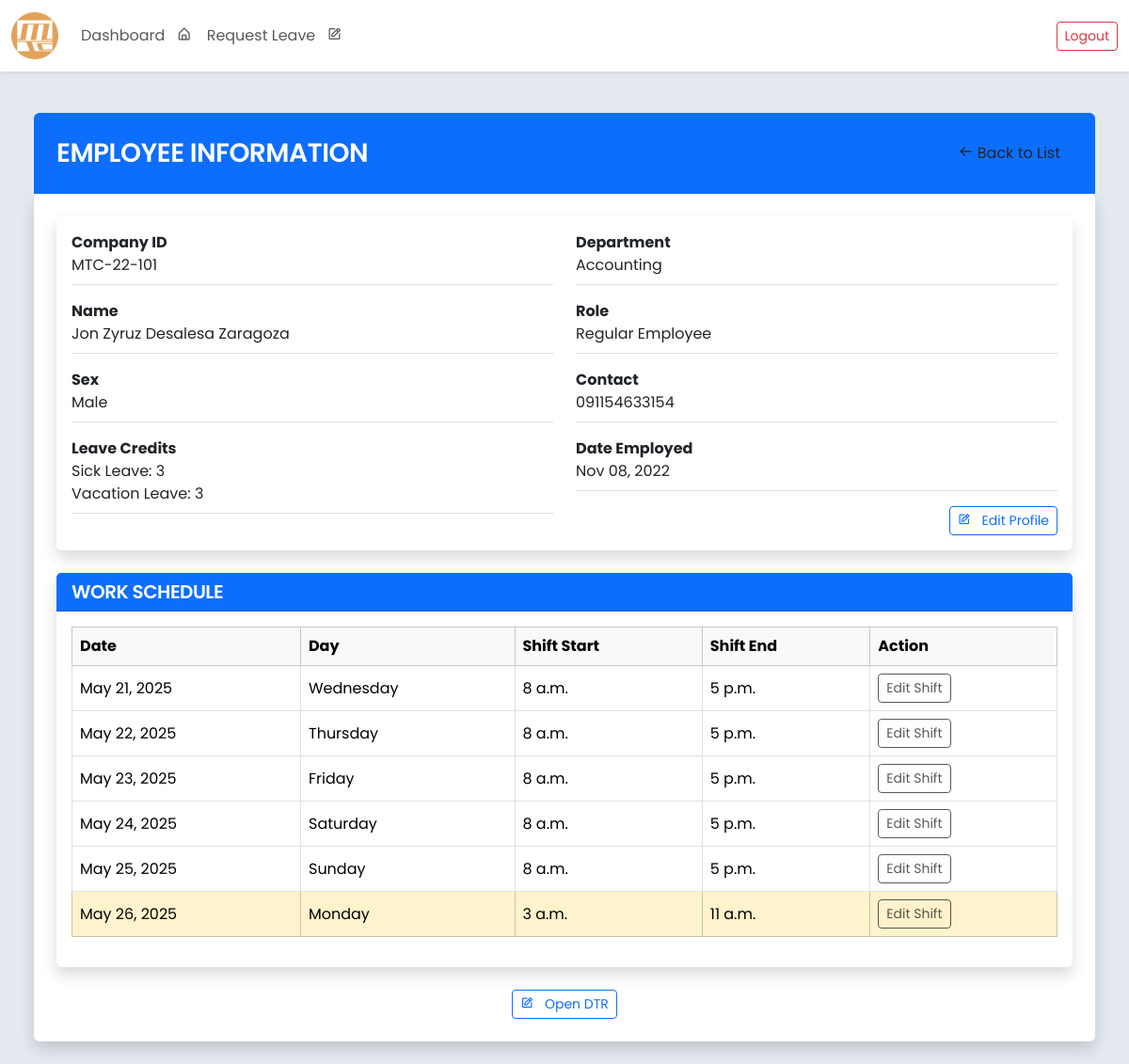
The app's page /employee/view/18/ (signed in) with its own data.
### core/models.py (models this page shows, shortened)
class Employee(models.Model):
    SEX_CHOICES = [
        ('Male', 'Male'),
        ('Female', 'Female'),
        ('Other', 'Prefer not to Say'),
    ]
    ROLE_CHOICES = [
        ('Regular Employee', 'Regular Employee'),
        ('Department Head', 'Department Head'),
        ('Admin(HR)', 'Admin(HR)'),
        ('Supervisor', 'Supervisor'),
        ('President', 'President')
    ]
    employee_id = models.AutoField(primary_key=True)
    company_id = models.CharField(max_length=20, blank=False, unique=True)
    first_name = models.CharField(max_length=100, blank=False)
    middle_name = models.CharField(max_length=100, blank=True, null=True)
    last_name = models.CharField(max_length=100, blank=False)
    sex = models.CharField(max_length=20, choices=SEX_CHOICES, blank=False)
    role = models.CharField(max_length=20, choices=ROLE_CHOICES, default='Regular Employee', blank=False)
    department = models.ForeignKey(
        Department,
        related_name="employees",
        on_delete=models.SET_NULL,
        null=True,
        blank=True
    )
    contact_number = models.CharField(max_length=15, blank=False)
    date_employed = models.DateField()
    leave_credits = models.IntegerField(default=0, blank=False)
    leave_credits2 = models.IntegerField(default=0, blank=False)
    user_account = models.OneToOneField(User, on_delete=models.SET_NULL, null=True, blank=True, related_name='employee')
    class Meta:
        ordering = ['last_name', 'first_name']
        verbose_name = 'Employee'
        verbose_name_plural = 'Employees'
        db_table = 'employee_table'
        constraints = [
            models.CheckConstraint(
                check=models.Q(leave_credits__gte=0),
                name='positive_leave_credits',
            ),
        ]

class Department(models.Model):
    name = models.CharField(max_length=255, unique=True)
    leave_respondents = models.ManyToManyField(
        'Employee',
        related_name='leave_departments',
        blank=True,
        limit_choices_to={'department__isnull': False}
    )
    shift_respondents = models.ManyToManyField(
        'Employee',
        related_name='shift_departments',
        blank=True,
        limit_choices_to={'department__isnull': False}
    )
    def __str__(self):
        return self.name

class Shift(models.Model):
    employee = models.ForeignKey(
        'Employee',
        on_delete=models.CASCADE,
        related_name='shifts'
    )
    department = models.ForeignKey(
        'Department',
        on_delete=models.CASCADE,
        related_name='shifts'
    )
    shift_date = models.DateField(default=timezone.now)
    shift_start = models.TimeField()
    shift_end = models.TimeField()
    class Meta:
        verbose_name = 'Shift'
        verbose_name_plural = 'Shifts'
        db_table = 'shift_table'
        ordering = ['shift_date', 'shift_start']

### core/views.py (the view)
# urls.py: path('employee/view/<int:pk>/', views.view_employee_information, name='employee_information'),
def view_employee_information(request, pk):
    employee = get_object_or_404(Employee, employee_id=pk)
    shifts = Shift.objects.filter(employee=employee).order_by('shift_date', 'shift_start')
    today = date.today()
    start_of_week = today - timedelta(days=today.weekday())  # Monday
    end_of_week = start_of_week + timedelta(days=6)          # Sunday
    context = {
        'employee': employee,
        'shifts': shifts,
        'today': today,
        'start_of_week': start_of_week,
        'end_of_week': end_of_week,
    }
    return render(request, 'view_employee_information.html', context)

### core/templates/view_employee_information.html (shortened to what this page needs)
{% extends "base.html" %}
{% block content %}
<div class="container-fluid" style="max-width: 1200px;">
    <div class="bg-primary p-4 rounded-top">
        <div class="d-flex align-items-center">
            <h3 class="text-white mb-0 flex-grow-1 text-uppercase">Employee Information</h3>
            <a class="btn btn-white " href="{% url 'view_employee_list' %}">
                <i class='bx bx-arrow-back'></i> Back to List
            </a>
        </div>
    </div>
    <div class="bg-white p-4 rounded shadow">
        <div class="card border-0 shadow mb-4">
            <div class="card-body">
                <div class="row g-4">
                    <div class="col-md-6">
                        <div class="d-flex flex-column gap-3">
                            <div class="border-bottom pb-2">
                                <label class="fw-bold ">Company ID</label>
                                <p class="mb-0">{{ employee.company_id }}</p>
                            </div>
                            <div class="border-bottom pb-2">
                                <label class="fw-bold ">Name</label>
                                <p class="mb-0">
                                    {{ employee.first_name }}
                                    {% if employee.middle_name %}{{ employee.middle_name }}{% endif %}
                                    {{ employee.last_name }}
                                </p>
                            </div>
                            <div class="border-bottom pb-2">
                                <label class="fw-bold ">Sex</label>
                                <p class="mb-0">{{ employee.sex }}</p>
                            </div>
                            <div class="border-bottom pb-2">
                                <label class="fw-bold ">Leave Credits</label>
                                <p class="mb-0">Sick Leave: {{ employee.leave_credits }}</p>
                                <p class="mb-0">Vacation Leave: {{ employee.leave_credits2 }}</p>
                            </div>
                        </div>
                    </div>
                    <div class="col-md-6">
                        <div class="d-flex flex-column gap-3">
                            <div class="border-bottom pb-2">
                                <label class="fw-bold ">Department</label>
                                <p class="mb-0">{{ employee.department }}</p>
                            </div>
                            <div class="border-bottom pb-2">
                                <label class="fw-bold ">Role</label>
                                <p class="mb-0">{{ employee.role }}</p>
                            </div>
                            <div class="border-bottom pb-2">
                                <label class="fw-bold ">Contact</label>
                                <p class="mb-0">{{ employee.contact_number }}</p>
                            </div>
                            <div class="border-bottom pb-2">
                                <label class="fw-bold ">Date Employed</label>
                                <p class="mb-0">{{ employee.date_employed|date:"M d, Y" }}</p>
                            </div>
                            <div class="d-flex justify-content-end">
                                <a href="{% url 'employee_edit' employee.employee_id %}" class="btn btn-outline-primary btn-sm">
                                    <i class='bx bx-edit me-2'></i> Edit Profile
                                </a>
                            </div>
                        </div>
                    </div>
                </div>
            </div>
        </div>
        <div class="card border-0 shadow mb-4">
            <div class="card-header bg-primary text-white">
                <h5 class="mb-0 text-uppercase">Work Schedule</h5>
            </div>
            <div class="card-body">
                <table class="table table-bordered table-hover align-middle">
                    <thead class="table-light">
                        <tr>
                            <th>Date</th>
                            <th>Day</th>
                            <th>Shift Start</th>
                            <th>Shift End</th>
                            <th>Action</th>
                        </tr>
                    </thead>
                    <tbody>
                        {% for shift in shifts %}
                        <tr
                            {% if shift.shift_date == today %}
                                class="table-success"
                            {% elif shift.shift_date >= start_of_week and shift.shift_date <= end_of_week %}
                                class="table-warning"
                            {% endif %}
                        >
                            <td>
                                {{ shift.shift_date }}
                            </td>
                            <td>{{ shift.shift_date|date:"l" }}</td>
                            <td>{{ shift.shift_start }}</td>
                            <td>{{ shift.shift_end }}</td>
                            {% if user.employee in user.employee.department.shift_respondents.all %}
                            <td>
                                {% if shift.shift_date > today %}
                                    <a href="{% url 'edit_shift' shift.id %}" class="btn btn-sm btn-warning me-1">Edit Shift</a>
                                {% else %}
                                    <button class="btn btn-sm  me-1" disabled>Edit Shift</button>
                                {% endif %}
                            </td>
                            {% endif %}
                        </tr>
                        {% endfor %}
                    </tbody>
                </table>
            </div>
        </div>
        <div class="d-flex justify-content-center">
            <a href="{% url 'employee_dtr' employee.employee_id %}" class="btn btn-outline-primary btn-sm">
                <i class='bx bx-edit me-2'></i> Open DTR
            </a>
        </div>
    </div>
</div>
{% endblock %}

### core/templates/base.html (style rules this page uses)
body { font-family: 'Poppins', sans-serif; font-size: 1rem; color: #333; background-color:rgb(228, 233, 240); }
h1, h2, h3, h4, h5, h6 { font-weight: 600; letter-spacing: -0.5px; }
label { font-weight: 500; }

### records on screen
Employee: company_id "MTC-22-101", first_name "Jon Zyruz", middle_name "Desalesa", last_name "Zaragoza", sex "Male", leave_credits "3", leave_credits2 "3", department "Accounting", role "Regular Employee", contact_number "091154633154", date_employed "Nov 08, 2022"
Shift: shift_date "May 21, 2025", shift_date "Wednesday", shift_start "8 a.m.", shift_end "5 p.m.", shows "Edit Shift"
Shift: shift_date "May 22, 2025", shift_date "Thursday", shift_start "8 a.m.", shift_end "5 p.m.", shows "Edit Shift"
Shift: shift_date "May 23, 2025", shift_date "Friday", shift_start "8 a.m.", shift_end "5 p.m.", shows "Edit Shift"
Shift: shift_date "May 24, 2025", shift_date "Saturday", shift_start "8 a.m.", shift_end "5 p.m.", shows "Edit Shift"
Shift: shift_date "May 25, 2025", shift_date "Sunday", shift_start "8 a.m.", shift_end "5 p.m.", shows "Edit Shift"
Shift: shift_date "May 26, 2025", shift_date "Monday", shift_start "3 a.m.", shift_end "11 a.m.", shows "Edit Shift"
